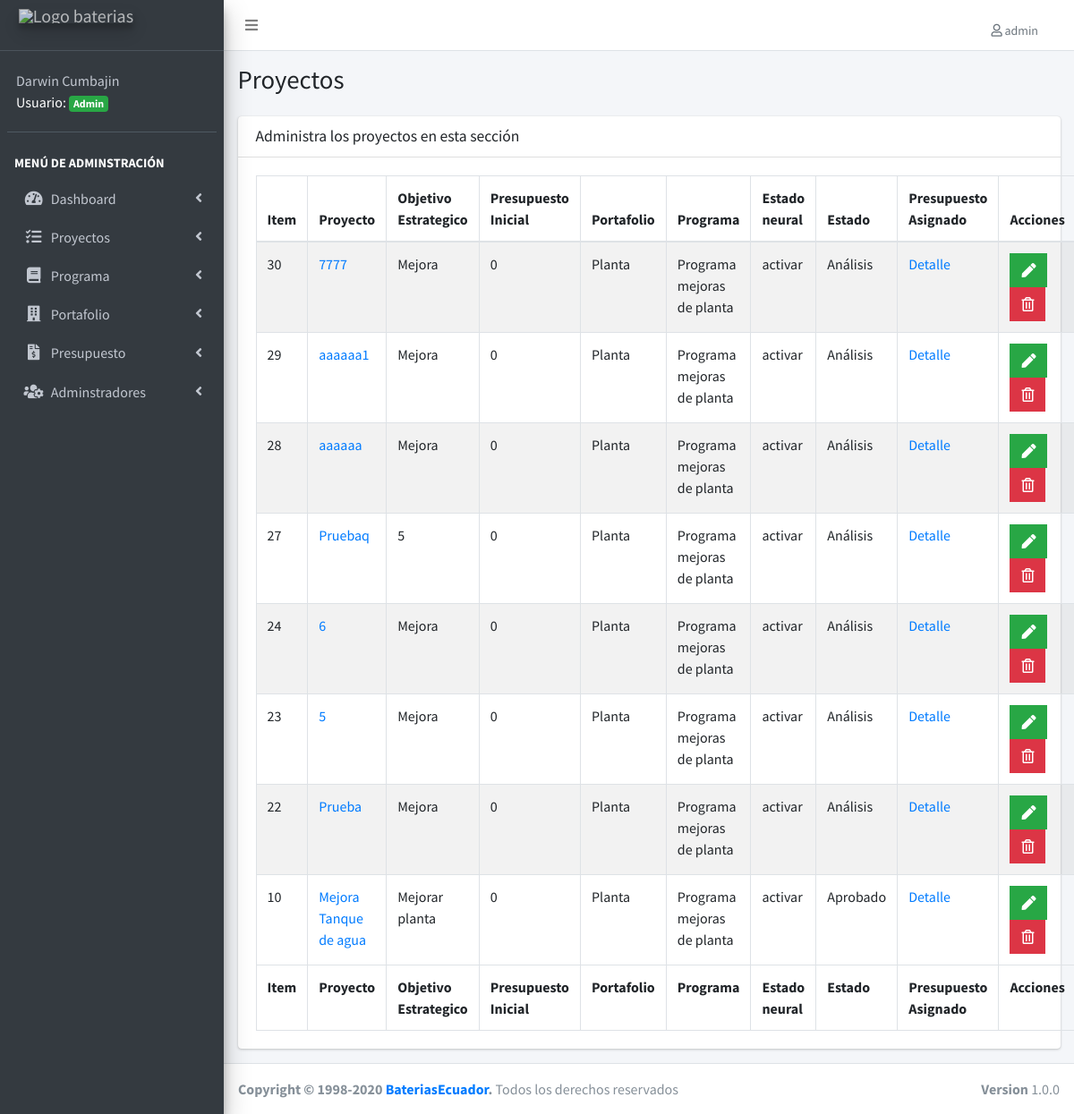
The page /lista-proyecto.php (signed in) on the database as committed earlier.
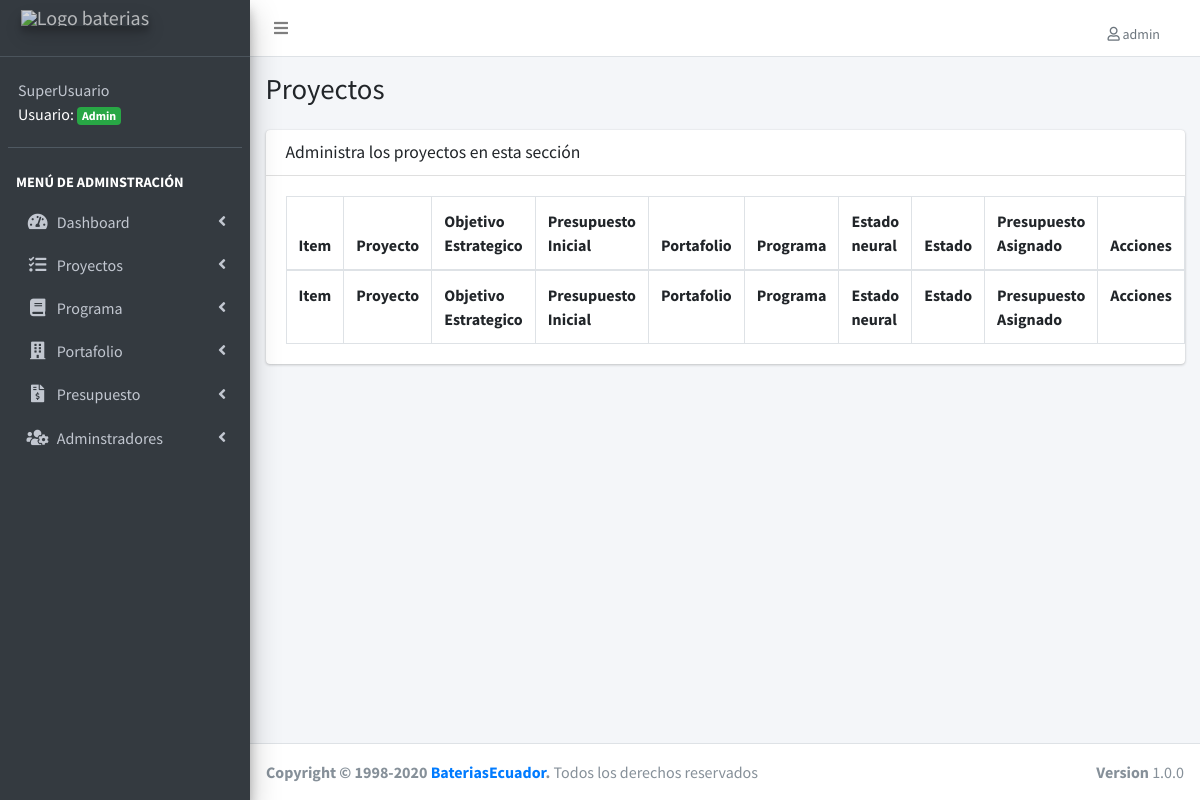
The same page on the database as committed later.
### tables this page shows
CREATE TABLE IF NOT EXISTS `proyectos` (
  `proyecto_id` int(11) NOT NULL AUTO_INCREMENT,
  `detalle` varchar(255) NOT NULL,
  `objetivo_estrategico` varchar(100) NOT NULL,
  `presupuesto_inicial` double NOT NULL,
  `estado_neural` varchar(50) NOT NULL,
  `url_video` varchar(255) DEFAULT NULL,
  `url_documento` varchar(255) DEFAULT NULL,
  `portafolio_id` int(11) NOT NULL DEFAULT '0',
  `programa_id` int(11) NOT NULL,
  `estado_id` int(11) NOT NULL,
  `editado` datetime DEFAULT NULL,
  PRIMARY KEY (`proyecto_id`),
  UNIQUE KEY `detalle` (`detalle`),
  KEY `FK_proyectos_portafolios` (`portafolio_id`),
  KEY `FK_proyectos_programas` (`programa_id`),
  KEY `FK_proyectos_estados` (`estado_id`),
  CONSTRAINT `FK_proyectos_estados` FOREIGN KEY (`estado_id`) REFERENCES `estados` (`estado_id`),
  CONSTRAINT `FK_proyectos_portafolios` FOREIGN KEY (`portafolio_id`) REFERENCES `portafolios` (`portafolio_id`),
  CONSTRAINT `FK_proyectos_programas` FOREIGN KEY (`programa_id`) REFERENCES `programas` (`programa_id`)
);

CREATE TABLE IF NOT EXISTS `portafolios` (
  `portafolio_id` int(11) NOT NULL AUTO_INCREMENT,
  `area` varchar(50) NOT NULL DEFAULT '',
  `editado` datetime DEFAULT NULL,
  PRIMARY KEY (`portafolio_id`),
  UNIQUE KEY `area` (`area`)
);

CREATE TABLE IF NOT EXISTS `programas` (
  `programa_id` int(11) NOT NULL AUTO_INCREMENT,
  `descripcion` varchar(50) NOT NULL DEFAULT '0',
  `editado` datetime DEFAULT NULL,
  PRIMARY KEY (`programa_id`),
  UNIQUE KEY `descripcion` (`descripcion`)
);

CREATE TABLE IF NOT EXISTS `estados` (
  `estado_id` int(11) NOT NULL AUTO_INCREMENT,
  `estado` varchar(50) NOT NULL DEFAULT '',
  PRIMARY KEY (`estado_id`)
);

### lista-proyecto.php (the view, shortened to what this page needs)
<?php
include_once('funciones/funciones.php');
include_once('templates/header.php');
include_once('templates/barra.php');
include_once('templates/navegacion.php');
?>
<div class="content-wrapper">
  <section class="content-header">
    <div class="container-fluid">
      <div class="row mb-2">
        <div class="col-sm-6">
          <h1>Proyectos</h1>
        </div>
      </div>
    </div>
  </section>
  <section class="content">
    <div class="container-fluid">
      <div class="row">
        <div class="col-12">
          <div class="card">
            <div class="card-header">
              <h3 class="card-title">Administra los proyectos en esta sección</h3>
            </div>
            <div class="card-body">
              <table id="registros" class="table table-bordered table-striped">
                <thead>
                  <tr>
                    <th>Item</th>
                    <th>Proyecto</th>
                    <th>Objetivo Estrategico</th>
                    <th>Presupuesto Inicial</th>
                    <th>Portafolio</th>
                    <th>Programa</th>
                    <th>Estado neural</th>
                    <th>Estado</th>
                    <th>Presupuesto Asignado</th>
                    <th>Acciones</th>
                  </tr>
                </thead>
                <tbody>
                  <?php
                  try {
                    $sql = "SELECT proyecto_id, detalle, objetivo_estrategico, presupuesto_inicial, estado_neural, estado, area, descripcion ";
                    $sql .= " FROM proyectos ";
                    $sql .= " INNER JOIN portafolios ";
                    $sql .= " ON proyectos.portafolio_id = portafolios.portafolio_id ";
                    $sql .= " INNER JOIN programas ";
                    $sql .= " ON proyectos.programa_id=programas.programa_id ";
                    $sql .= " INNER JOIN estados ";
                    $sql .= " ON proyectos.estado_id=estados.estado_id ";
                    $sql .= " ORDER BY proyecto_id DESC ";
                    $resultado = $conn->query($sql);
                  } catch (Exception $e) {
                    $error = $e->getMessage();
                    echo $error;
                  }
                  while ($proyecto = $resultado->fetch_assoc()) { ?>
                    <tr>
                      <td><?php echo $proyecto['proyecto_id']; ?></td>
                      <td><a href="detalle-proyecto.php?id=<?php echo $proyecto['proyecto_id']; ?>"><?php echo $proyecto['detalle']; ?></a></td>
                      <td><?php echo $proyecto['objetivo_estrategico']; ?></td>
                      <td><?php echo $proyecto['presupuesto_inicial']; ?></td>
                      <td><?php echo $proyecto['area']; ?></td>
                      <td><?php echo $proyecto['descripcion']; ?></td>
                      <td><?php echo $proyecto['estado_neural']; ?></td>
                      <td><?php echo $proyecto['estado']; ?></td>
                      <td><a href="detalle-proyecto.php?id=<?php echo $proyecto['proyecto_id']; ?>"> Detalle </a></td>
                      <td>
                      <?php if ($_SESSION['nivel'] == 1) : ?>
                        <a href="editar-proyecto.php?id=<?php echo $proyecto['proyecto_id']; ?>" class="btn bg-success btn-flat margin">
                          <i class="fas fa-pen"></i>
                        </a>
                        <a href="#" data-id="<?php echo $proyecto['proyecto_id']; ?>" data-tipo="proyecto" class="btn bg-danger btn-flat margin borrar_registro">
                          <i class="far fa-trash-alt"></i>
                        </a>
                        <?php endif; ?>
                      </td>
                    </tr>
                  <?php } ?>
                </tbody>
                <tfoot>
                  <tr>
                    <th>Item</th>
                    <th>Proyecto</th>
                    <th>Objetivo Estrategico</th>
                    <th>Presupuesto Inicial</th>
                    <th>Portafolio</th>
                    <th>Programa</th>
                    <th>Estado neural</th>
                    <th>Estado</th>
                    <th>Presupuesto Asignado</th>
                    <th>Acciones</th>
                  </tr>
                </tfoot>
              </table>
            </div>
          </div>
        </div>
      </div>
    </div>
  </section>
</div>
<?php
include_once('templates/footer.php');
?>

### templates/header.php (shortened to what this page needs)
<!DOCTYPE html>
<html>
<head>
  <link rel="stylesheet" href="css/all.min.css">
  <link rel="stylesheet" href="https://code.ionicframework.com/ionicons/2.0.1/css/ionicons.min.css">
  <link rel="stylesheet" href="css/daterangepicker.css">
  <link rel="stylesheet" href="css/icheck-bootstrap.min.css">
  <link rel="stylesheet" href="css/tempusdominus-bootstrap-4.min.css">
  <link rel="stylesheet" href="css/select2.min.css">
  <link rel="stylesheet" href="css/select2-bootstrap4.min.css">
  <link rel="stylesheet" href="css/bootstrap-duallistbox.min.css">
  <link rel="stylesheet" href="css/adminlte.min.css">
  <link rel="stylesheet" href="css/dataTables.bootstrap4.min.css">
  <link rel="stylesheet" href="css/responsive.bootstrap4.min.css">
  <link rel="stylesheet" href="css/admin.css">
  <link rel="stylesheet" href="css/fontawesome-iconpicker.min.css">
</head>

### templates/barra.php (shortened to what this page needs)
<body class="hold-transition sidebar-mini">
  <div class="wrapper">
    <nav class="main-header navbar navbar-expand navbar-white navbar-light">
      <ul class="navbar-nav">
        <li class="nav-item">
          <a class="nav-link" data-widget="pushmenu" href="#" role="button"><i class="fas fa-bars"></i></a>
        </li>
      </ul>
      <ul class="navbar-nav ml-auto">
        <li class="nav-item dropdown">
          <a class="nav-link" data-toggle="dropdown" href="#">
            <span class="dropdown-item dropdown-header"> <i class="far fa-user"></i> <?php echo $_SESSION['usuario'];?></span>
          </a>
        </li>
      </ul>
    </nav>

### templates/navegacion.php (shortened to what this page needs)
<aside class="main-sidebar sidebar-dark-primary elevation-4">
  <a href="login.php?cerrar_sesion=true" class="brand-link">
    <img src="img/logo-baterias.png" alt="Logo baterias" class="brand-image elevation-3" style="opacity: .8" >
    <br>
  </a>
  <div class="sidebar">
    <div class="user-panel mt-3 pb-3 mb-3 d-flex">
      <div class="info" style="color: white;">
        <a href="#" class="d-block"><?php echo $_SESSION['nombre']; ?></a>
        <?php
        if ($_SESSION['nivel'] == 1) {
          echo 'Usuario: <span class="badge badge-success">Admin</span>';
        } else {
          echo 'Usuario: <span class="badge badge-primary">User</span>';
        }
        ?>
      </div>
    </div>
    <nav class="mt-2">
      <ul class="nav nav-pills nav-sidebar flex-column" data-widget="treeview" role="menu" data-accordion="false">
        <li class="nav-header">Menú de adminstración</li>
        <li class="nav-item has-treeview">
          <a href="#" class="nav-link">
            <i class="nav-icon fas fa-tachometer-alt"></i>
            <p>
              Dashboard
              <i class="right fas fa-angle-left"></i>
            </p>
          </a>
        </li>
        <li class="nav-item has-treeview">
          <a href="#" class="nav-link">
            <i class="nav-icon fas fa-tasks"></i>
            <p>
              Proyectos
              <i class="fas fa-angle-left right"></i>
            </p>
          </a>
        </li>
        <li class="nav-item has-treeview">
          <a href="#" class="nav-link">
            <i class="nav-icon fas fa-book"></i>
            <p>
              Programa
              <i class="fas fa-angle-left right"></i>
            </p>
          </a>
        </li>
        <li class="nav-item has-treeview">
          <a href="#" class="nav-link">
            <i class=" nav-icon fas fa-building"></i>
            <p>
              Portafolio
              <i class="fas fa-angle-left right"></i>
            </p>
          </a>
        </li>
        <li class="nav-item has-treeview">
          <a href="#" class="nav-link">
            <i class=" nav-icon fas fa-file-invoice-dollar"></i>
            <p>
              Presupuesto
              <i class="fas fa-angle-left right"></i>
            </p>
          </a>
        </li>
        <?php if ($_SESSION['nivel'] == 1) : ?>
          <li class="nav-item has-treeview">
            <a href="#" class="nav-link">
              <i class="nav-icon fas fa-users-cog"></i>
              <p>
                Adminstradores
                <i class="fas fa-angle-left right"></i>
              </p>
            </a>
          </li>
        <?php endif; ?>
      </ul>
    </nav>
  </div>
</aside>

### templates/footer.php (shortened to what this page needs)
<footer class="main-footer">
    <div class="float-right d-none d-sm-block">
        <b>Version</b> 1.0.0
    </div>
    <strong>Copyright &copy; 1998-2020 <a href="">Baterias<span>Ecuador</span></a>.</strong> Todos los derechos reservados
</footer>
</div>
</body>
</html>

### css/admin.css (style rules this page uses)
.nav-sidebar>.nav-header, .sidebar-form { text-transform: uppercase; color: white; font-weight: bold; }

Rows that differ between the two databases and show on the page:
removed proyectos: proyecto_id "30", detalle "7777", objetivo_estrategico "Mejora", presupuesto_inicial "0", portafolio.area "Planta", programa.descripcion "Programa mejoras de planta", estado_neural "activar", estado.estado "Análisis"
removed proyectos: proyecto_id "29", detalle "aaaaaa1", objetivo_estrategico "Mejora", presupuesto_inicial "0", portafolio.area "Planta", programa.descripcion "Programa mejoras de planta", estado_neural "activar", estado.estado "Análisis"
removed proyectos: proyecto_id "28", detalle "aaaaaa", objetivo_estrategico "Mejora", presupuesto_inicial "0", portafolio.area "Planta", programa.descripcion "Programa mejoras de planta", estado_neural "activar", estado.estado "Análisis"
removed proyectos: proyecto_id "27", detalle "Pruebaq", objetivo_estrategico "5", presupuesto_inicial "0", portafolio.area "Planta", programa.descripcion "Programa mejoras de planta", estado_neural "activar", estado.estado "Análisis"
removed proyectos: proyecto_id "24", detalle "6", objetivo_estrategico "Mejora", presupuesto_inicial "0", portafolio.area "Planta", programa.descripcion "Programa mejoras de planta", estado_neural "activar", estado.estado "Análisis"
removed proyectos: proyecto_id "23", detalle "5", objetivo_estrategico "Mejora", presupuesto_inicial "0", portafolio.area "Planta", programa.descripcion "Programa mejoras de planta", estado_neural "activar", estado.estado "Análisis"
removed proyectos: proyecto_id "22", detalle "Prueba", objetivo_estrategico "Mejora", presupuesto_inicial "0", portafolio.area "Planta", programa.descripcion "Programa mejoras de planta", estado_neural "activar", estado.estado "Análisis"
removed proyectos: proyecto_id "10", detalle "Mejora Tanque de agua", objetivo_estrategico "Mejorar planta", presupuesto_inicial "0", portafolio.area "Planta", programa.descripcion "Programa mejoras de planta", estado_neural "activar", estado.estado "Aprobado"
Other text that changed with them:
$_SESSION['nombre']: "Darwin Cumbajin" → "SuperUsuario"
